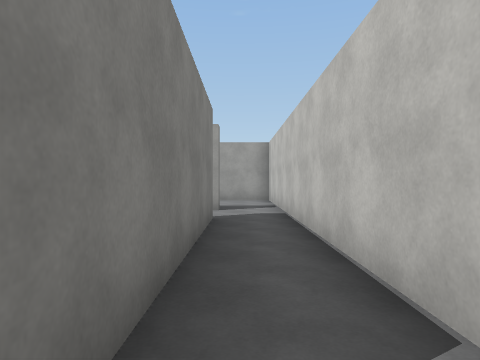
View 1 (above)

17 first-person views from a walk through a scene from a Unity 3-D project. The camera is 1.4 m above the floor, looks level and sees 75° across. The floor is counted in squares, 2 m on a side. Each view is taken from the middle of a square. On the plan, view 1 faces up. The plan holds only what a view shows up to about 10 squares ahead; the rest is blank. The player is left out. Surface patterns are stand-ins for the level's own textures.

View 2
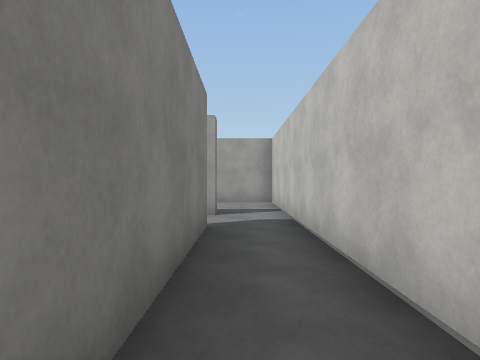

View 3
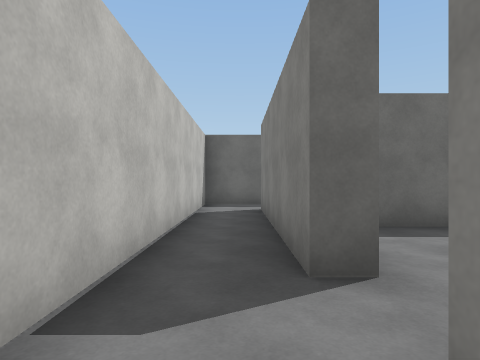

View 4
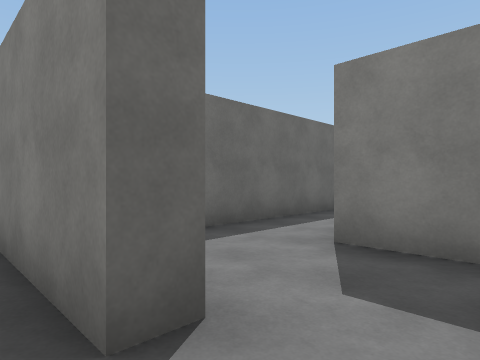

View 5
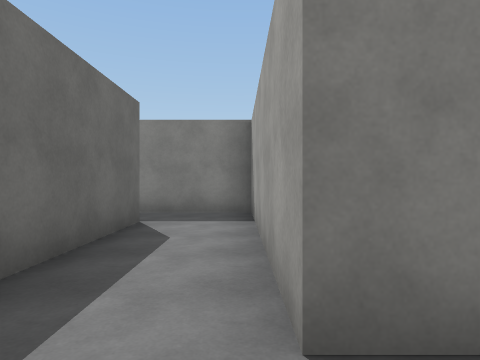

View 6
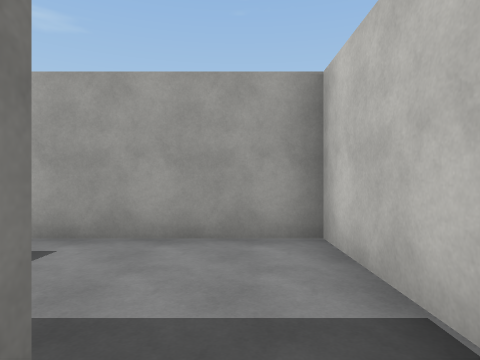

View 7
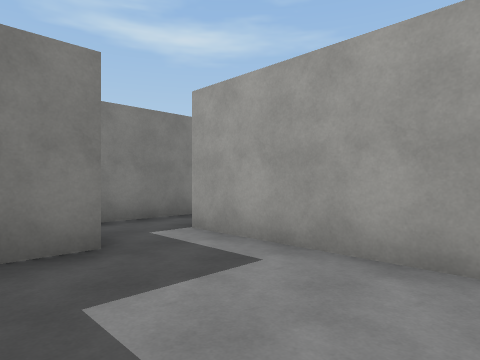

View 8
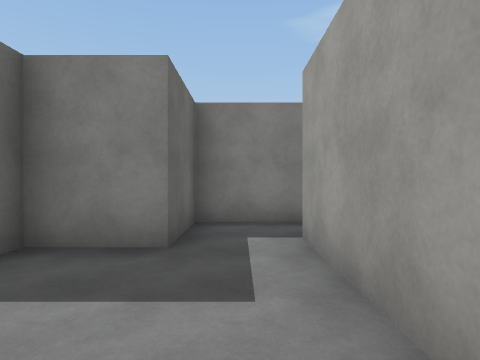

View 9
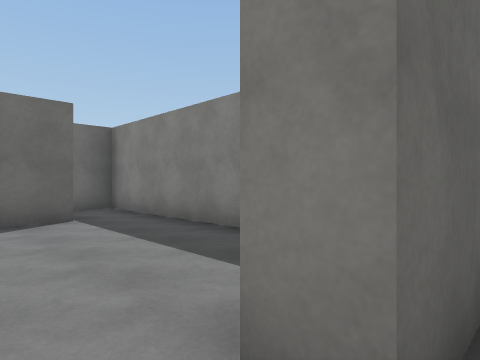

View 10
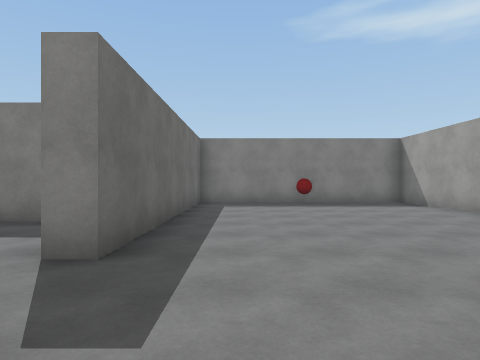

View 11
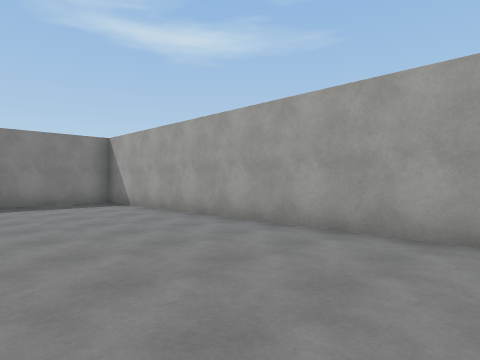

View 12
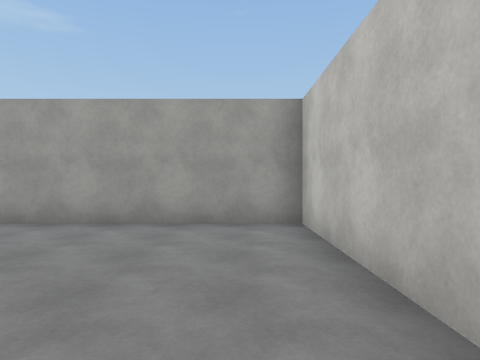

View 13
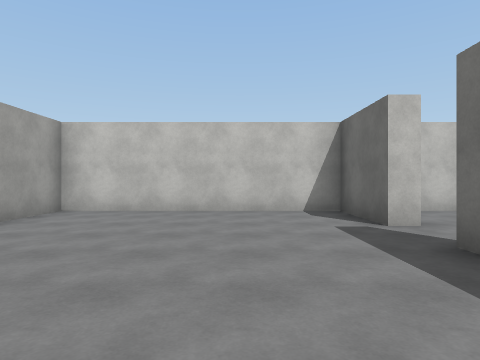

View 14
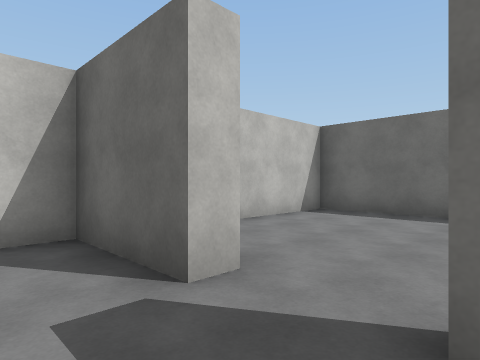

View 15
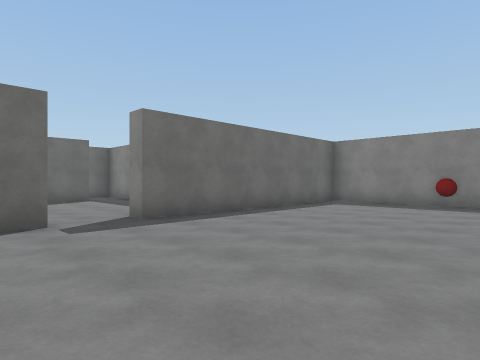

View 16
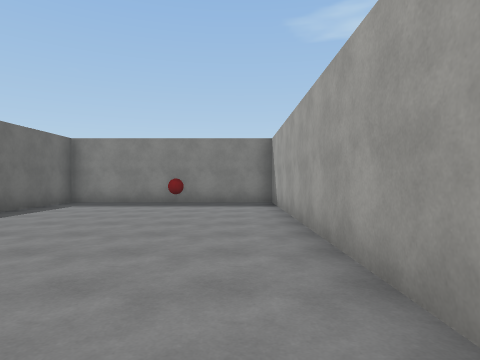

View 17
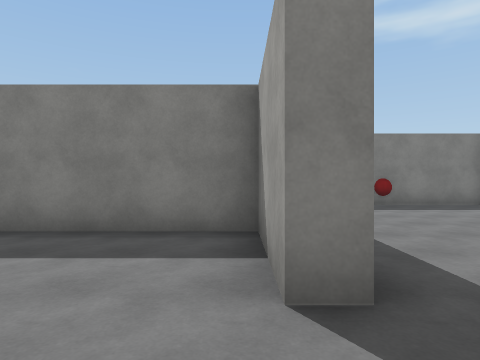

### Floor plan
Points are (right, up) in squares from view 1. A wall is a line through its corners. A room is listed if a view was taken in it or the views show most of it. See-through windows are left out.
Room 1 (views 1, 2, 4, 6)
walls: (-0.6, -1) (1, -1) (1, 7.6); (-1.1, 5.8) (-0.5, 5.8) (-0.5, 0.5); (-0.5, 7.8) (-0.5, 7.2)
ways out: opening at (0, 8) to room 2; opening at (-1, 6.5) to room 3
Room 2 (views 3, 7, 8)
walls: (-5.3, 11.6) (-5.3, 9.3) (-3.3, 9.3) (-3.3, 7.8); (1, 7.6) (1, 10.8) (-3.8, 10.8)
ways out: opening at (0, 8) to room 1; opening at (-4, 11) to room 5
Room 3 (view 5)
walls: (-3.3, 6.6) (-3.3, 5.3) (-8.7, 5.3) (-8.7, 2.8); (-7.2, 3.3) (-2, 3.3)
ways out: opening at (-1, 6.5) to room 1; opening at (-8, 3)
Room 4 (views 9, 10, 11, 12, 13, 14, 15, 16)
walls: (-1.3, 16.2) (-1.3, 16.8) (1, 16.8) (1, 23) (-9.7, 23) (-9.7, 16.8) (-2.8, 16.8)
ways out: opening at (-2, 17) to room 5
objects: red ball (-10, 20)
Room 5 (view 17)
walls: (-2.8, 16.8) (-2.8, 16.3) (-5.3, 16.3) (-5.3, 11.6); (-3.9, 11.2) (1, 11.2) (1, 15)
ways out: opening at (-4, 11) to room 2; opening at (-2, 17) to room 4

Where each view was taken, in squares from view 1:
view 1: 0 up, 0 right, facing up
view 2: 1 up, 0 right, facing up
view 3: 8 up, 0 right, facing down
view 4: 7 up, 0 right, facing down-left
view 5: 5 up, 2 left, facing left
view 6: 7 up, 0 right, facing up
view 7: 8 up, 0 right, facing up-left
view 8: 10 up, 0 right, facing left
view 9: 17 up, 2 left, facing down-left
view 10: 18 up, 0 right, facing left
view 11: 19 up, 0 right, facing up-left
view 12: 18 up, 0 right, facing up
view 13: 19 up, 6 left, facing right
view 14: 18 up, 3 left, facing down-right
view 15: 22 up, 0 right, facing down-left
view 16: 22 up, 0 right, facing left
view 17: 16 up, 1 left, facing left
